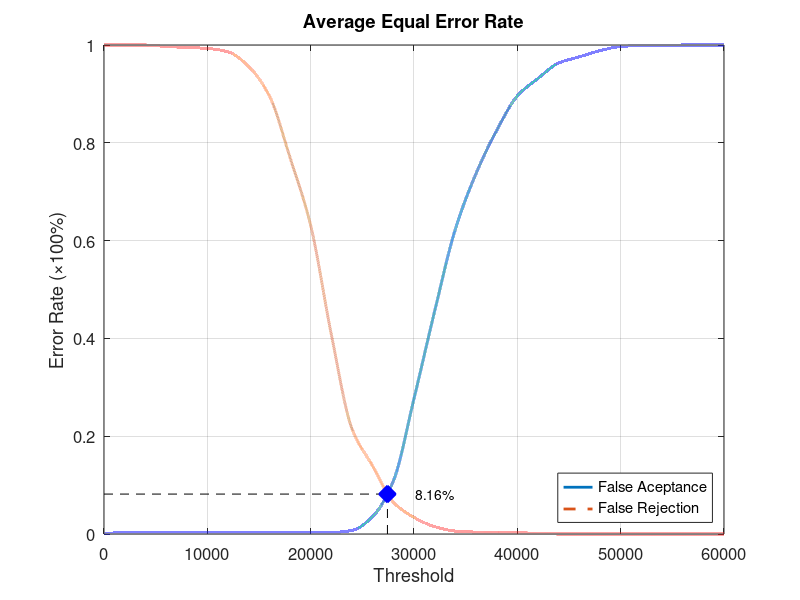
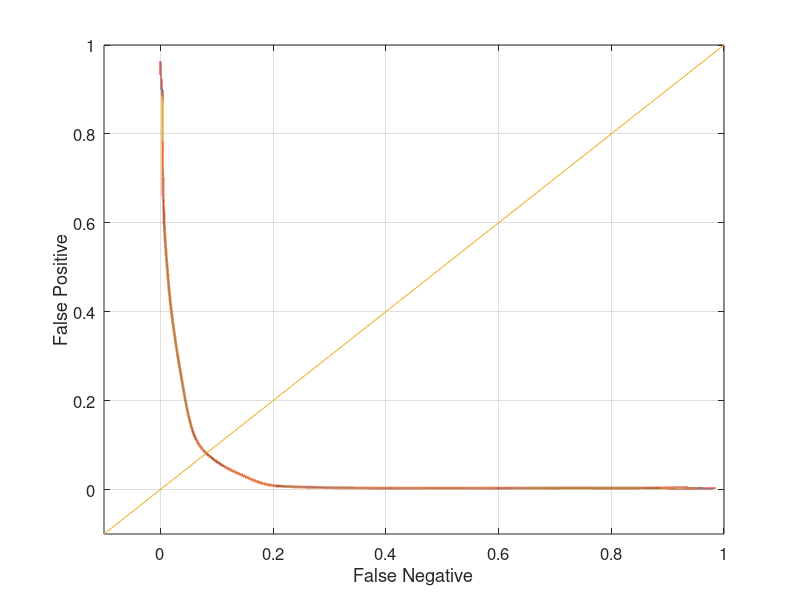

The MATLAB script that drew these images, in order:
function yEER = Database4Average
close all;
clear;
clc;
x = 0:2000:60000;
xq = 0:0.5:60000;

y0 = [0 0.0031579 0.0031579 0.0031579 0.0031579 0.0031579 0.0031579 0.0031579 0.0031579 0.0031579 0.0031579 0.0031579 0.00736842 0.0357895 0.108421 0.276842 0.455789 0.623158 0.736842 0.825263 0.895789 0.931579 0.963158 0.975789 0.988421 0.996842 0.998947 0.998947 1 1 1];
yy0 = interp1(x, y0, xq, 'pchip');
y1 = [1 1 1 0.997 0.995 0.993 0.986 0.956 0.896 0.77 0.631 0.408 0.215 0.139 0.065 0.034 0.015 0.006 0.004 0.004 0.003 0.001 0 0 0 0 0 0 0 0 0];
yy1 = interp1(x, y1, xq, 'pchip');

% Calculating EER: 
y2 = abs(y0 - y1);
find(y2 == min(y2))
yy2 = abs(yy0 - yy1);
xEER = find(yy2 == min(yy2));
xEERIndex = xq(xEER) % X-axis EER
yEER = yy0(xEER) % Y-axis EER

main = figure
plot(xq, yy0,'-','LineWidth', 2);	hold on
plot(xq, yy1,'--','LineWidth', 2);	hold on
plot([xEERIndex xEERIndex], [0 yEER], 'k--');	hold on
plot([0 xEERIndex], [yEER yEER], 'k--');	hold on
plot(xEERIndex, yEER, 'bx', 'LineWidth', 10);	hold on
text(xEERIndex + 10 * xEERIndex / 100, yEER, [num2str(round((10000 * yEER)) / 100) '%'])
legend('False Aceptance', 'False Rejection', 'Location', 'SouthEast')
xlabel('Threshold')
ylabel('Error Rate (\times100%)')
title('Average Equal Error Rate')
set(gca, 'FontSize', 12)
axis([0 60000 0 1])
grid on

print(main, 'Database4AverageMain', '-dpng');
FNRxFPR = figure('Color', [1 1 1]);
plot(yy1, yy0, '-', yy1, yy0, 'LineWidth', 2);
hold on
y = -0.1:0.1:1
plot(y, y); 
set(gca, 'FontSize', 12)
xlabel('False Negative')
ylabel('False Positive')
axis([-0.1 1 -0.1 1])
set(gca, 'FontSize', 12)
grid on

print(FNRxFPR, 'Database4AverageFNRxFPR','-dpng');
end
